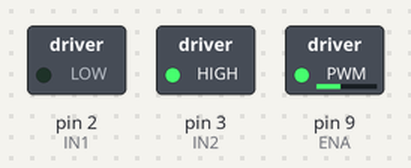
This sketch was run on a simulated Arduino Uno, built with avr-gcc and run on an emulated ATmega328P. On the bench: switched loads named in the sketch (green lamp = pin HIGH).

Above: at 0.05 s.
At 2.05 s:
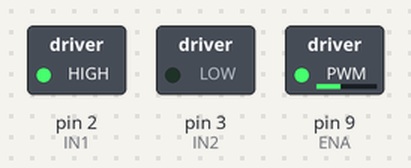
At 3.95 s:
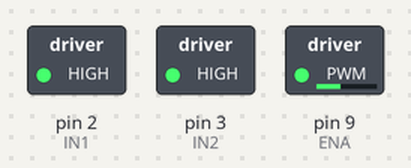
Timing chart, 0 to 4.6 s (numbered marks = the images above):
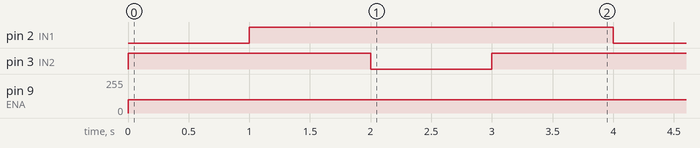

Measured:
- by itself, pin 2 (IN1): alternates HIGH for 3.0 s and LOW for 1.0 s
- by itself, pin 3 (IN2): repeats every 4.0 s: LOW 1.0 s, HIGH 3.0 s
- by itself, pin 9 (ENA): 0/255 → 100/255 at 0.00 s

The sketch:

L298.ino
```cpp
const int IN1=2;
const int IN2=3;
const int ENA=9;

void setup()
{
  pinMode(IN1,OUTPUT);
  pinMode(IN2,OUTPUT);
  pinMode(ENA,OUTPUT);
}

void loop()
{
  Forward(100);
  delay(1000);
  stops();
  delay(1000);
  Backward(100);
  delay(1000);
  stops();
  delay(1000);
}

void Forward(int motor_speed)
{
  digitalWrite(IN1,LOW);
  digitalWrite(IN2,HIGH);
  analogWrite(ENA,motor_speed);
}

void Backward(int motor_speed)
{
  digitalWrite(IN1,HIGH);
  digitalWrite(IN2,LOW);
  analogWrite(ENA,motor_speed);
}

void stops()
{
  digitalWrite(IN1,HIGH);
  digitalWrite(IN2,HIGH);
}
```
